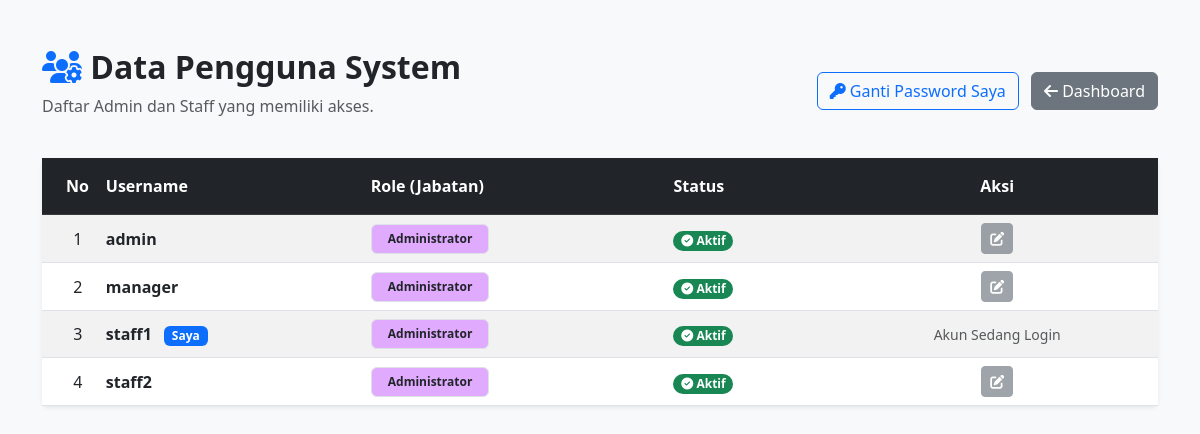
The page /users.php (signed in) on the database its author committed.
### tables this page shows
CREATE TABLE `users` (
  `id` int(11) NOT NULL,
  `username` varchar(50) DEFAULT NULL,
  `password` varchar(255) DEFAULT NULL,
  `role` varchar(20) DEFAULT 'admin',
  `status` enum('Active','Inactive') DEFAULT 'Active'
);

### users.php (the view, shortened to what this page needs)
<?php
include 'config.php';
$sql = "SELECT * FROM users WHERE role IN ('admin', 'staff') ORDER BY username ASC";
$result = $conn->query($sql);
?>
<!DOCTYPE html>
<html lang="id">
<head>
    <link href="https://cdn.jsdelivr.net/npm/bootstrap@5.3.0/dist/css/bootstrap.min.css" rel="stylesheet">
    <link rel="stylesheet" href="https://cdnjs.cloudflare.com/ajax/libs/font-awesome/6.4.0/css/all.min.css">
</head>
<body class="bg-light">
<div class="container mt-5">
    <div class="d-flex justify-content-between align-items-center mb-4">
        <div>
            <h2 class="fw-bold"><i class="fas fa-users-cog text-primary"></i> Data Pengguna System</h2>
            <p class="text-muted">Daftar Admin dan Staff yang memiliki akses.</p>
        </div>
        <div>
            <a href="setting.php" class="btn btn-outline-primary me-2">
                <i class="fas fa-key"></i> Ganti Password Saya
            </a>
            <a href="index.php" class="btn btn-secondary">
                <i class="fas fa-arrow-left"></i> Dashboard
            </a>
        </div>
    </div>
    <div class="card shadow-sm border-0">
        <div class="card-body p-0">
            <table class="table table-striped table-hover mb-0 align-middle">
                <thead class="table-dark">
                    <tr>
                        <th class="py-3 ps-4" width="5%">No</th>
                        <th class="py-3">Username</th>
                        <th class="py-3">Role (Jabatan)</th>
                        <th class="py-3">Status</th>
                        <th class="py-3 text-center">Aksi</th>
                    </tr>
                </thead>
                <tbody>
                    <?php if ($result->num_rows > 0): ?>
                        <?php $no = 1; while($row = $result->fetch_assoc()): ?>
                            <tr>
                                <td class="ps-4 text-center"><?php echo $no++; ?></td>
                                <td class="fw-bold text-dark">
                                    <?php echo $row['username']; ?>
                                    <?php if($row['username'] == $_SESSION['username']) echo '<span class="badge bg-primary ms-2">Saya</span>'; ?>
                                </td>
                                <td>
                                    <?php
                                    if($row['role'] == 'admin') {
                                        echo '<span class="badge bg-purple text-dark border border-purple px-3 py-2" style="background-color:#e0aaff;">Administrator</span>';
                                    } else {
                                        echo '<span class="badge bg-info text-dark px-3 py-2">Staff</span>';
                                    }
                                    ?>
                                </td>
                                <td>
                                    <?php if($row['status'] == 'Active'): ?>
                                        <span class="badge bg-success rounded-pill"><i class="fas fa-check-circle"></i> Aktif</span>
                                    <?php else: ?>
                                        <span class="badge bg-danger rounded-pill">Non-Aktif</span>
                                    <?php endif; ?>
                                </td>
                                <td class="text-center">
                                    <?php if($row['username'] !== $_SESSION['username']): ?>
                                        <a href="#" class="btn btn-sm btn-secondary disabled" title="Edit (Coming Soon)"><i class="fas fa-edit"></i></a>
                                    <?php else: ?>
                                        <small class="text-muted">Akun Sedang Login</small>
                                    <?php endif; ?>
                                </td>
                            </tr>
                        <?php endwhile; ?>
                    <?php else: ?>
                        <tr>
                            <td colspan="5" class="text-center py-5">Tidak ada data pengguna found.</td>
                        </tr>
                    <?php endif; ?>
                </tbody>
            </table>
        </div>
    </div>
</div>
</body>
</html>

### rows shown on the page
users: username "admin", role "Administrator", status "Active" (drawn)
users: username "manager", role "Administrator", status "Active" (drawn)
users: username "staff1", shows "Saya", role "Administrator", status "Active" (drawn), shows "Akun Sedang Login"
users: username "staff2", role "Administrator", status "Active" (drawn)
